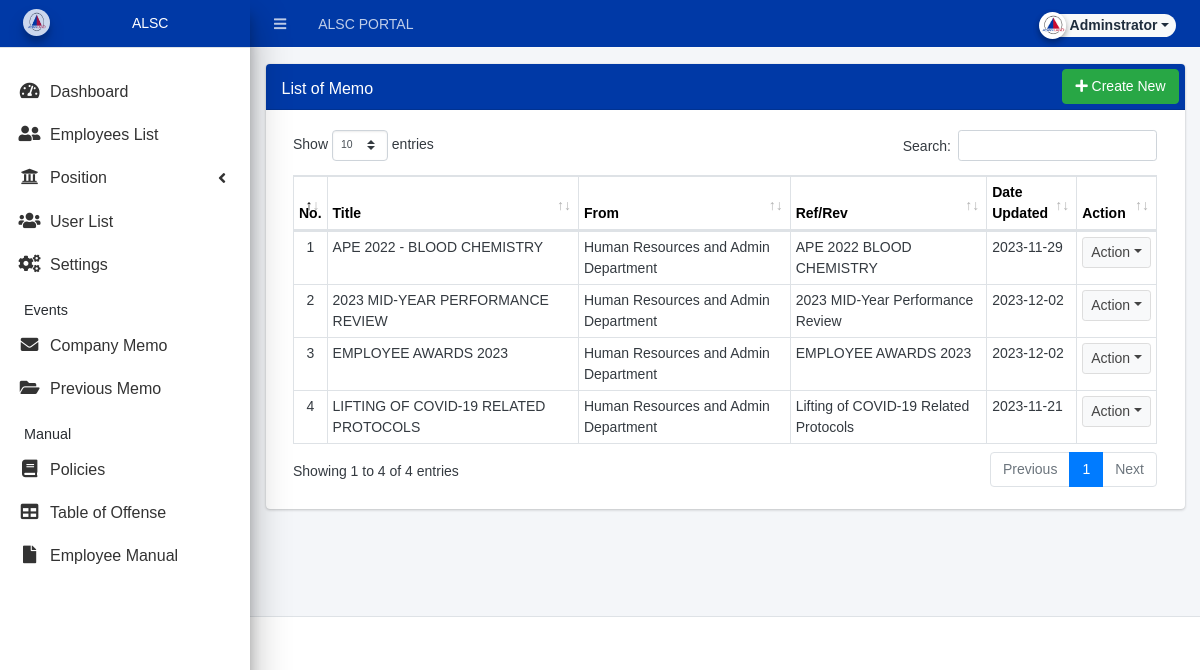
Screenshot of /admin/index.php?page=memo/memo (signed in) with the database file from the repository.
### tables this page shows
CREATE TABLE `memo_list` (
  `id` int(30) NOT NULL,
  `title` text NOT NULL,
  `description` text NOT NULL,
  `date_created` datetime NOT NULL DEFAULT current_timestamp(),
  `date_updated` datetime DEFAULT NULL ON UPDATE current_timestamp(),
  `to_` text NOT NULL,
  `from_` text NOT NULL,
  `date_` datetime NOT NULL,
  `cc_` text NOT NULL,
  `ref_` text NOT NULL,
  `re_` text NOT NULL
);

### classes/DBConnection.php (called while the page is built, shortened)
<?php
class DBConnection{
    private $host = DB_SERVER;
    private $username = DB_USERNAME;
    private $password = DB_PASSWORD;
    private $database = DB_NAME;
    public $conn;
    public function __construct(){
        if (!isset($this->conn)) {
            $this->conn = new mysqli($this->host, $this->username, $this->password, $this->database);
        }
    }
}
?>

### classes/SystemSettings.php (called while the page is built, shortened)
<?php
class SystemSettings extends DBConnection{
	function userdata($field = ''){
		if(!empty($field)){
			if(isset($_SESSION['userdata'][$field]))
				return $_SESSION['userdata'][$field];
			else
				return null;
		}else{
			return false;
		}
	}
}
$_settings = new SystemSettings();
?>

### admin/memo/memo.php (the view, shortened to what this page needs)
<div class="card">
	<div class="card-header" style="background-color: #0039a6 ;padding: 0.3rem 1rem">
		<h3 class="card-title">List of Memo</h3>
		<?php if($_settings->userdata('type') != 3): ?>
		<div class="card-tools">
		<a href="?page=memo/manage_memo" class="btn btn-success"><span class="fas fa-plus"></span>  Create New</a>
		</div>
		<?php endif; ?>
	</div>
	<div class="card-body">
        <div class="container-fluid">
			<table class="table table-stripped table-hover table-bordered">
				<thead>
					<tr>
						<th style="color: black;">No.</th>
						<th style="color: black;">Title</th>
						<th style="color: black;">From</th>
						<th style="color: black;">Ref/Rev</th>
						<th style="color: black;">Date Updated</th>
						<th style="color: black;">Action</th>
					</tr>
				</thead>
				<tbody>
					<?php
					$i = 1;
						$qry = $conn->query("SELECT * from `memo_list` order by unix_timestamp(date_created) desc ");
						while($row = $qry->fetch_assoc()):
                            $row['description'] = strip_tags(stripslashes(html_entity_decode($row['description'])));
					?>
						<tr>
							<td class="text-center"><?php echo $i++; ?></td>
							<td><?php echo $row['title'] ?></td>
							<td><?php echo $row['from_'] ?></td>
							<td><?php echo $row['re_'] ?></td>
							<td><?php echo ($row['date_updated'] != null) ? date('Y-m-d', strtotime($row['date_updated'])) : date('Y-m-d', strtotime($row['date_created'])); ?></td>
							<td align="center">
								 <button type="button" class="btn btn-default btn-sm dropdown-toggle dropdown-icon" data-toggle="dropdown">
				                  		Action
				                  </button>
							</td>
						</tr>
					<?php endwhile; ?>
				</tbody>
			</table>
		</div>
	</div>
</div>

### admin/inc/navigation.php (style rules this page uses)
body { font-family: Arial, sans-serif; }

### admin/memo/memo.php (style rules this page uses)
.card-title { color:white; padding-top: 10px; }

### rows the page displays
memo_list: title "APE 2022 - BLOOD CHEMISTRY", from_ "Human Resources and Admin Department", re_ "APE 2022 BLOOD CHEMISTRY", date_updated "2023-11-29"
memo_list: title "2023 MID-YEAR PERFORMANCE REVIEW", from_ "Human Resources and Admin Department", re_ "2023 MID-Year Performance Review", date_updated "2023-12-02"
memo_list: title "EMPLOYEE AWARDS 2023", from_ "Human Resources and Admin Department", re_ "EMPLOYEE AWARDS 2023", date_updated "2023-12-02"
memo_list: title "LIFTING OF COVID-19 RELATED PROTOCOLS", from_ "Human Resources and Admin Department", re_ "Lifting of COVID-19 Related Protocols", date_updated "2023-11-21"

### other values shown
$_settings->info('name') "ALSC PORTAL"
$_settings->userdata('firstname').' '.$_settings->userdata('lastname') "Adminstrator"
$_settings->info('short_name') "ALSC"
